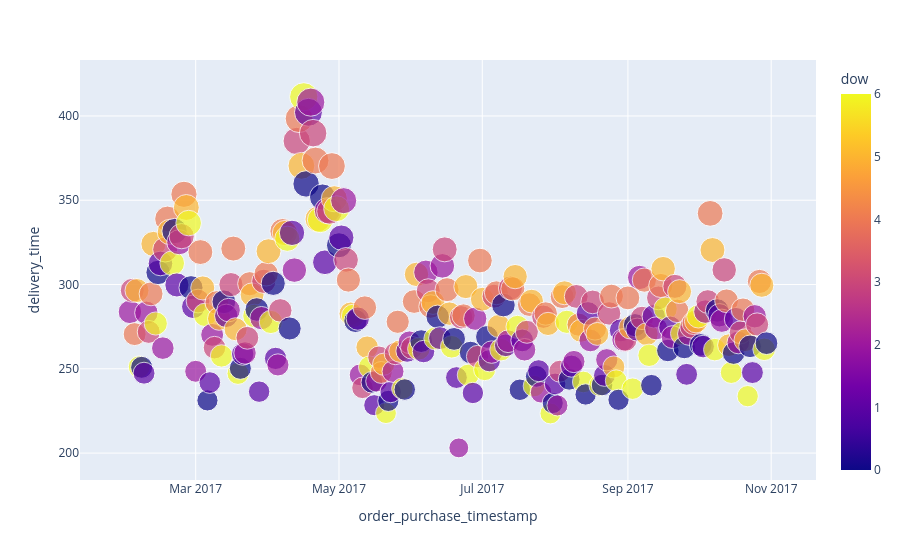

This figure's notebook cell:
### Code cell
fig = px.scatter(daily_delivery, 
                 x=daily_delivery.index, 
                 y="delivery_time",
                 size = "delivery_time",
                 color = "dow"
                )
fig.show()

### Figure 1 — Plotly figure (JSON) as saved in the notebook; plotly's stock layout.template omitted (floating-point values rounded to 4 significant figures; data arrays with more than 128 entries replaced by an {"elided": "..."} marker saying what was removed)
{"data": [{"hovertemplate": "order_purchase_timestamp=%{x}<br>delivery_time=%{marker.size}<br>dow=%{marker.color}<extra></extra>", "legendgroup": "", "marker": {"color": {"elided": "272 int values"}, "coloraxis": "coloraxis", "size": {"elided": "272 float values"}, "sizemode": "area", "sizeref": 1.028, "symbol": "circle"}, "mode": "markers", "name": "", "orientation": "v", "showlegend": false, "type": "scatter", "x": {"elided": "272 str values"}, "xaxis": "x", "y": {"elided": "272 float values"}, "yaxis": "y"}], "layout": {"coloraxis": {"colorbar": {"title": {"text": "dow"}}, "colorscale": [[0, "#0d0887"], [0.1111, "#46039f"], [0.2222, "#7201a8"], [0.3333, "#9c179e"], [0.4444, "#bd3786"], [0.5556, "#d8576b"], [0.6667, "#ed7953"], [0.7778, "#fb9f3a"], [0.8889, "#fdca26"], [1, "#f0f921"]]}, "legend": {"itemsizing": "constant", "tracegroupgap": 0}, "margin": {"t": 60}, "xaxis": {"anchor": "y", "domain": [0, 1], "title": {"text": "order_purchase_timestamp"}}, "yaxis": {"anchor": "x", "domain": [0, 1], "title": {"text": "delivery_time"}}}}
